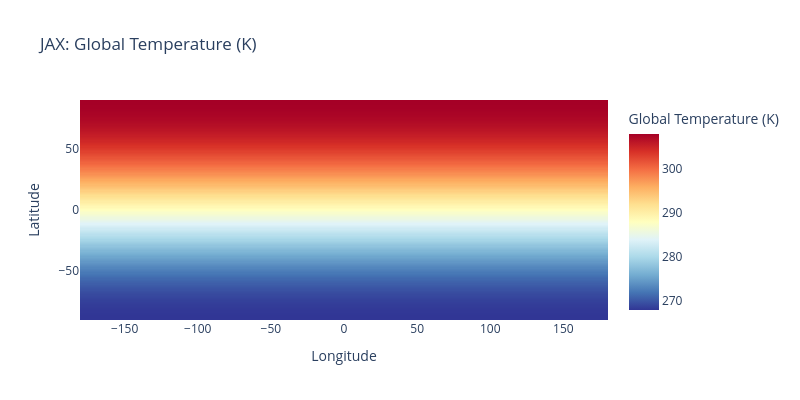
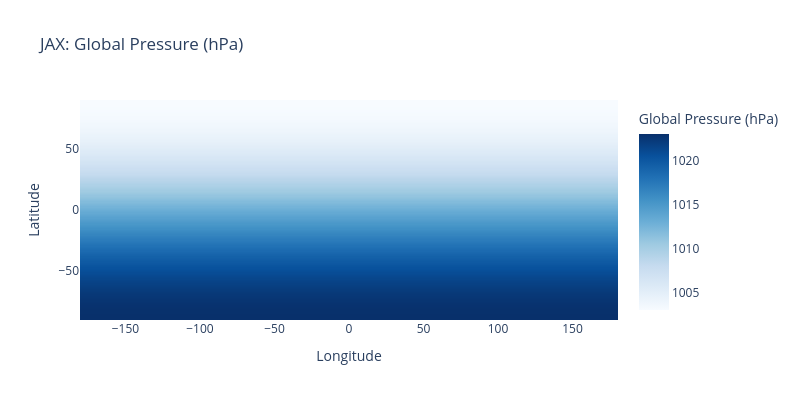
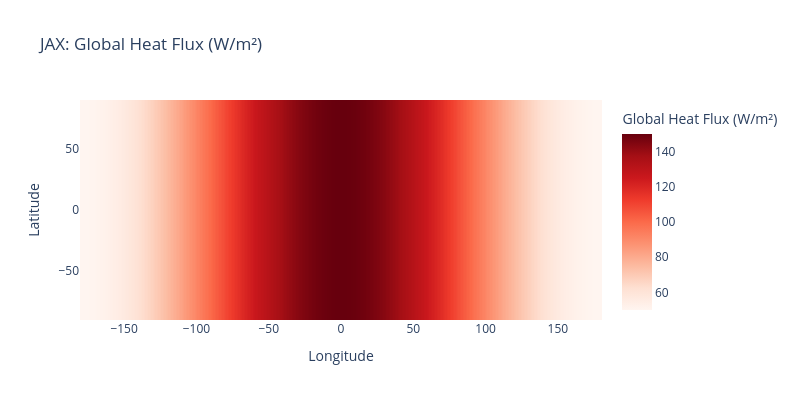
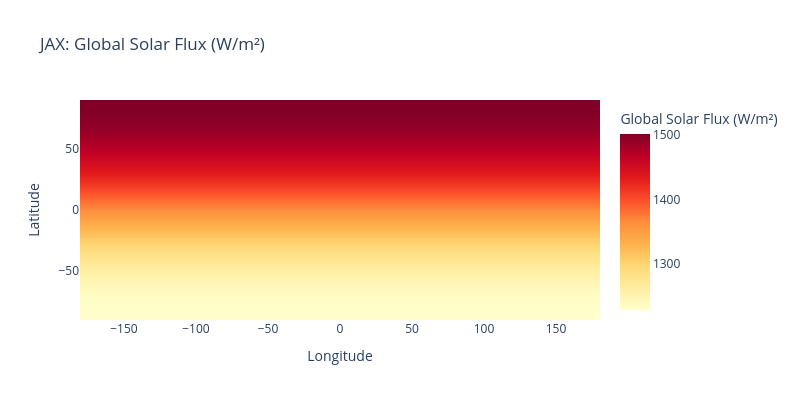

Source (notebook cell) for these figures, in order:
### Markdown cell above
## 3. Create 2D Global Maps

Create **2D global maps** (latitude vs. longitude) for each variable and implementation.

### Code cell
def create_2d_global_map(data, lat, lon, title, colorscale='Viridis'):
    """
    Create a 2D global map (latitude vs. longitude) using Plotly.
    
    Args:
        data: 2D array of shape (n_lat, n_lon)
        lat: Latitude array
        lon: Longitude array
        title: Plot title
        colorscale: Color scale for the plot
    """
    fig = go.Figure(data=go.Heatmap(
        z=data,
        x=lon,
        y=lat,
        colorscale=colorscale,
        colorbar=dict(title=title.split(':')[1].strip() if ':' in title else title),
        hoverongaps=False
    ))
    
    fig.update_layout(
        title=title,
        xaxis_title='Longitude',
        yaxis_title='Latitude',
        width=800,
        height=400
    )
    
    return fig

# Create 2D global maps for JAX outputs
temp_jax_fig = create_2d_global_map(temperature_jax, lat, lon, "JAX: Global Temperature (K)", "RdYlBu_r")
pres_jax_fig = create_2d_global_map(pressure_jax, lat, lon, "JAX: Global Pressure (hPa)", "Blues")
heat_jax_fig = create_2d_global_map(heat_flux_jax, lat, lon, "JAX: Global Heat Flux (W/m²)", "Reds")
solar_jax_fig = create_2d_global_map(solar_flux_jax, lat, lon, "JAX: Global Solar Flux (W/m²)", "YlOrRd")

# Display JAX plots
temp_jax_fig.show()
pres_jax_fig.show()
heat_jax_fig.show()
solar_jax_fig.show()

# Create 2D global maps for Fortran outputs
temp_fortran_fig = create_2d_global_map(temperature_fortran, lat, lon, "Fortran: Global Temperature (K)", "RdYlBu_r")
pres_fortran_fig = create_2d_global_map(pressure_fortran, lat, lon, "Fortran: Global Pressure (hPa)", "Blues")
heat_fortran_fig = create_2d_global_map(heat_flux_fortran, lat, lon, "Fortran: Global Heat Flux (W/m²)", "Reds")
solar_fortran_fig = create_2d_global_map(solar_flux_fortran, lat, lon, "Fortran: Global Solar Flux (W/m²)", "YlOrRd")

# Display Fortran plots
temp_fortran_fig.show()
pres_fortran_fig.show()
heat_fortran_fig.show()
solar_fortran_fig.show()

### Figure 1 — Plotly figure (JSON) as saved in the notebook; plotly's stock layout.template omitted (floating-point values rounded to 4 significant figures; data arrays with more than 128 entries replaced by an {"elided": "..."} marker saying what was removed)
{"data": [{"colorbar": {"title": {"text": "Global Temperature (K)"}}, "colorscale": [[0, "rgb(49,54,149)"], [0.1, "rgb(69,117,180)"], [0.2, "rgb(116,173,209)"], [0.3, "rgb(171,217,233)"], [0.4, "rgb(224,243,248)"], [0.5, "rgb(255,255,191)"], [0.6, "rgb(254,224,144)"], [0.7, "rgb(253,174,97)"], [0.8, "rgb(244,109,67)"], [0.9, "rgb(215,48,39)"], [1, "rgb(165,0,38)"]], "hoverongaps": false, "type": "heatmap", "x": {"elided": "360 float values"}, "y": {"elided": "180 float values"}, "z": {"elided": "180x360 float values"}}], "layout": {"height": 400, "title": {"text": "JAX: Global Temperature (K)"}, "width": 800, "xaxis": {"title": {"text": "Longitude"}}, "yaxis": {"title": {"text": "Latitude"}}}}

### Figure 2 — Plotly figure (JSON) as saved in the notebook; plotly's stock layout.template omitted (floating-point values rounded to 4 significant figures; data arrays with more than 128 entries replaced by an {"elided": "..."} marker saying what was removed)
{"data": [{"colorbar": {"title": {"text": "Global Pressure (hPa)"}}, "colorscale": [[0, "rgb(247,251,255)"], [0.125, "rgb(222,235,247)"], [0.25, "rgb(198,219,239)"], [0.375, "rgb(158,202,225)"], [0.5, "rgb(107,174,214)"], [0.625, "rgb(66,146,198)"], [0.75, "rgb(33,113,181)"], [0.875, "rgb(8,81,156)"], [1, "rgb(8,48,107)"]], "hoverongaps": false, "type": "heatmap", "x": {"elided": "360 float values"}, "y": {"elided": "180 float values"}, "z": {"elided": "180x360 float values"}}], "layout": {"height": 400, "title": {"text": "JAX: Global Pressure (hPa)"}, "width": 800, "xaxis": {"title": {"text": "Longitude"}}, "yaxis": {"title": {"text": "Latitude"}}}}

### Figure 3 — Plotly figure (JSON) as saved in the notebook; plotly's stock layout.template omitted (floating-point values rounded to 4 significant figures; data arrays with more than 128 entries replaced by an {"elided": "..."} marker saying what was removed)
{"data": [{"colorbar": {"title": {"text": "Global Heat Flux (W/m²)"}}, "colorscale": [[0, "rgb(255,245,240)"], [0.125, "rgb(254,224,210)"], [0.25, "rgb(252,187,161)"], [0.375, "rgb(252,146,114)"], [0.5, "rgb(251,106,74)"], [0.625, "rgb(239,59,44)"], [0.75, "rgb(203,24,29)"], [0.875, "rgb(165,15,21)"], [1, "rgb(103,0,13)"]], "hoverongaps": false, "type": "heatmap", "x": {"elided": "360 float values"}, "y": {"elided": "180 float values"}, "z": {"elided": "180x360 float values"}}], "layout": {"height": 400, "title": {"text": "JAX: Global Heat Flux (W/m²)"}, "width": 800, "xaxis": {"title": {"text": "Longitude"}}, "yaxis": {"title": {"text": "Latitude"}}}}

### Figure 4 — Plotly figure (JSON) as saved in the notebook; plotly's stock layout.template omitted (floating-point values rounded to 4 significant figures; data arrays with more than 128 entries replaced by an {"elided": "..."} marker saying what was removed)
{"data": [{"colorbar": {"title": {"text": "Global Solar Flux (W/m²)"}}, "colorscale": [[0, "rgb(255,255,204)"], [0.125, "rgb(255,237,160)"], [0.25, "rgb(254,217,118)"], [0.375, "rgb(254,178,76)"], [0.5, "rgb(253,141,60)"], [0.625, "rgb(252,78,42)"], [0.75, "rgb(227,26,28)"], [0.875, "rgb(189,0,38)"], [1, "rgb(128,0,38)"]], "hoverongaps": false, "type": "heatmap", "x": {"elided": "360 float values"}, "y": {"elided": "180 float values"}, "z": {"elided": "180x360 float values"}}], "layout": {"height": 400, "title": {"text": "JAX: Global Solar Flux (W/m²)"}, "width": 800, "xaxis": {"title": {"text": "Longitude"}}, "yaxis": {"title": {"text": "Latitude"}}}}
